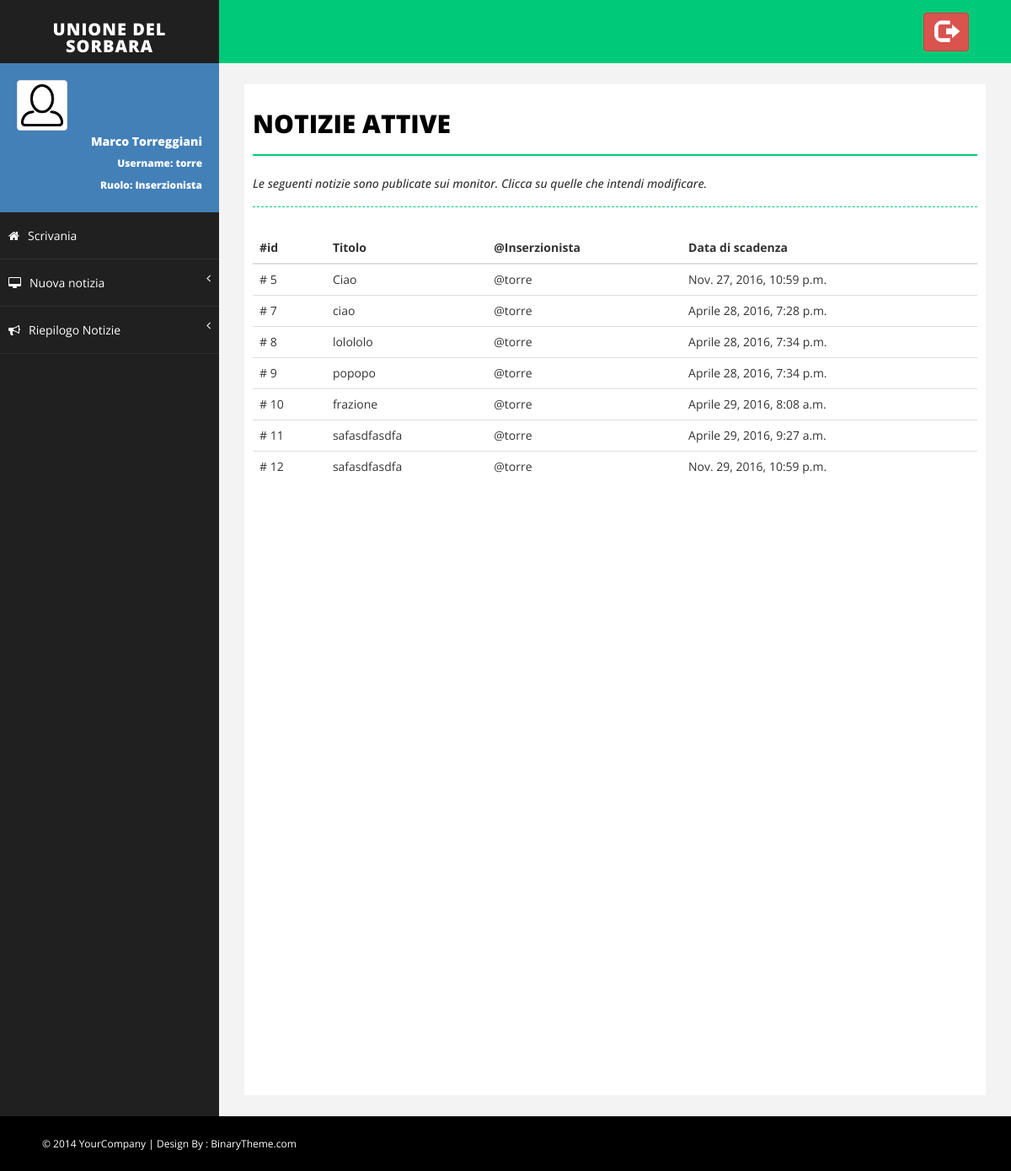
Before: /notizie/attive/ (signed in) with the older database file.
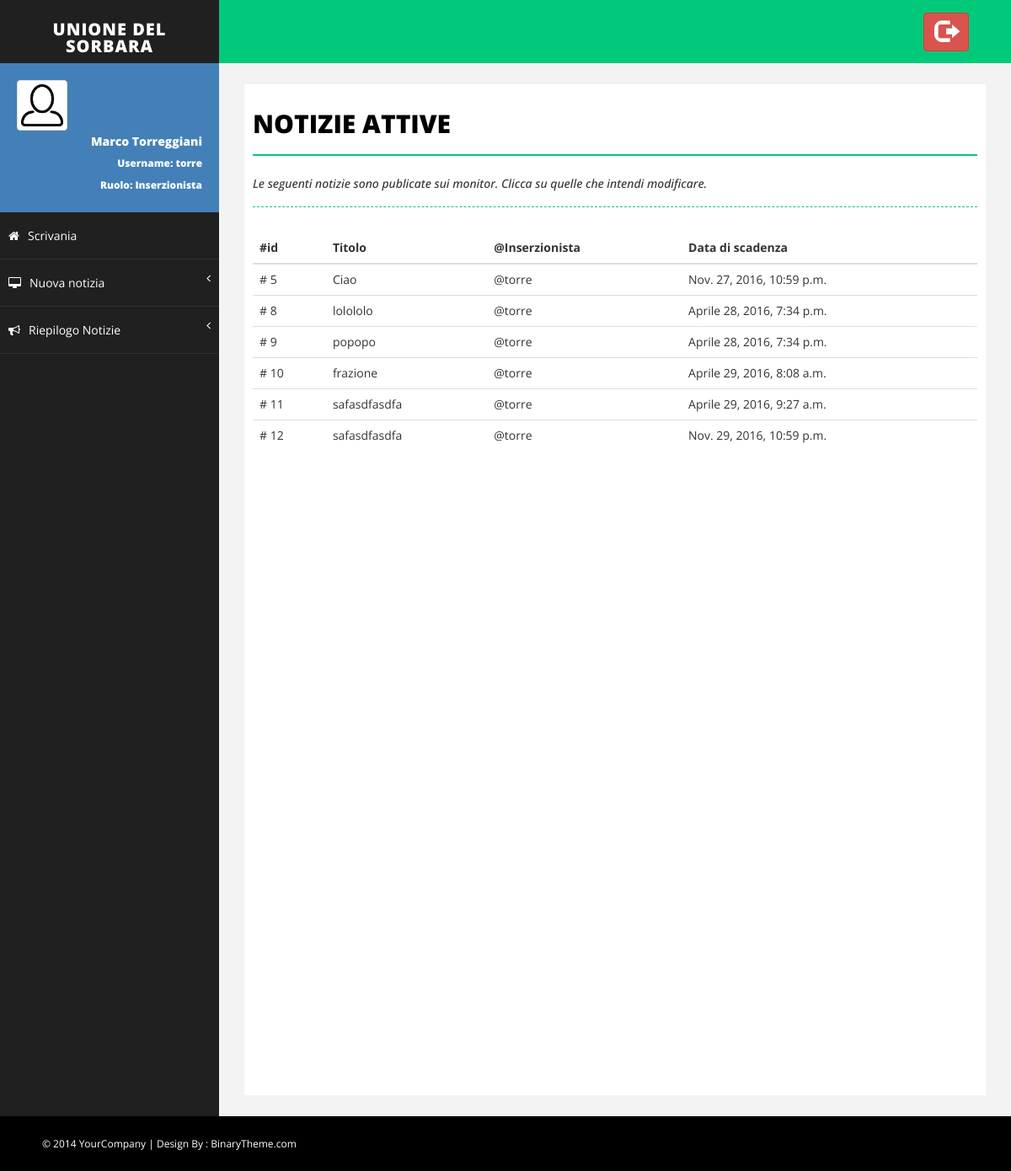
After: the same page with the newer database file.
### Monitor/models.py (models this page shows, shortened)
class Notizia(models.Model):
    titolo = models.CharField(max_length=settings.MAX_LUN_TITOLO)
    descrizione = models.TextField(max_length=settings.MAX_LUN_DESCRIZIONE)
    immagine = models.ImageField(upload_to=get_nome_immagine_notizia, default=None)
    approvata = models.BooleanField(default=False)
    inserzionista = models.ForeignKey(MyUser)
    data_inserimento = models.DateTimeField(default=timezone.now)
    data_scadenza = models.DateTimeField(default=timezone.now()+datetime.timedelta(days=15))
    def attiva(self):
        return self.approvata and (self.data_scadenza >= timezone.now())

class MyUser(AbstractUser):
    foto_profilo = models.ImageField(upload_to=get_nome_immagine_utente, default=settings.NO_PROFILO)

### Monitor/views.py (the view)
# urls.py: url(r'^notizie/attive/$', views.lista_notizie_attive, name='lista_attive'),
@login_required(login_url='/login')
def lista_notizie_attive(request):
    notizie = [notizia for notizia in Notizia.objects.all() if notizia.attiva()]
    return render(request, 'Monitor/notizie_attive.html', {'notizie': notizie})

### Monitor/templates/Monitor/notizie_attive.html
{% extends 'Monitor/base.html' %}
{% load Monitor_extras %}
{% block body %}
    <div id="page-inner">
        <div class="row">
            <div class="col-md-12">
                <h1 class="page-head-line">Notizie Attive</h1>
                <h1 class="page-subhead-line">Le seguenti notizie sono publicate sui monitor.
                    Clicca su quelle che intendi modificare.</h1>
            </div>
        </div>
        {% if notizie|length == 0 %}
            <div class="panel">
                <div class="alert alert-danger" role="alert">
                    Nessuna notizia attiva!
                    Tutte le notizie publicate sono in approvazione oppure non sono state inserite notizie.
                </div>
            </div>
        {% else %}
            <div class="table-responsive">
                <table class="table table-hover">
                    <thead>
                        <tr>
                            <th>#id</th>
                            <th>Titolo</th>
                            <th>@Inserzionista</th>
                            <th>Data di scadenza</th>
                        </tr>
                    </thead>
                    <tbody>
                        {% for notizia in notizie %}
                            {% if request.user|has_group:"Inserzionista" %}
                            <tr onclick = "location.href='{% url 'Monitor:modifica_notizia' notizia.id %}'">
                            {% else %}
                            <tr onclick = "location.href='{% url 'Monitor:approva_notizia' notizia.id %}'">
                            {% endif %}
                                <td># {{ notizia.id }}</td>
                                <td>{{ notizia.titolo }}</td>
                                <td>@{{ notizia.inserzionista }}</td>
                                <td>{{ notizia.data_scadenza }}</td>
                            </tr>
                        {% endfor %}
                    </tbody>
                </table>
            </div>
        {% endif %}
    </div>
{% endblock %}

Changed rows visible on the page:
no longer on this page (row edited): Notizia: id "7", titolo "ciao", inserzionista "torre", data_scadenza "Aprile 28, 2016, 7:28 p.m."
